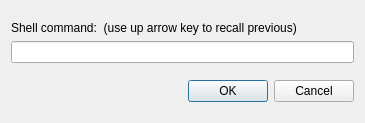
<?xml version="1.0" encoding="UTF-8"?>
<ui version="4.0">
 <class>DialogFilter</class>
 <widget class="QDialog" name="DialogFilter">
  <property name="geometry">
   <rect>
    <x>0</x>
    <y>0</y>
    <width>365</width>
    <height>123</height>
   </rect>
  </property>
  <property name="windowTitle">
   <string>Filter Selection</string>
  </property>
  <layout class="QVBoxLayout" name="verticalLayout">
   <item>
    <spacer name="verticalSpacer">
     <property name="orientation">
      <enum>Qt::Vertical</enum>
     </property>
     <property name="sizeHint" stdset="0">
      <size>
       <width>20</width>
       <height>9</height>
      </size>
     </property>
    </spacer>
   </item>
   <item>
    <widget class="QLabel" name="label">
     <property name="text">
      <string>Shell command:  (use up arrow key to recall previous)</string>
     </property>
    </widget>
   </item>
   <item>
    <widget class="QLineEdit" name="textFilter">
     <property name="clearButtonEnabled">
      <bool>true</bool>
     </property>
    </widget>
   </item>
   <item>
    <spacer name="verticalSpacer_2">
     <property name="orientation">
      <enum>Qt::Vertical</enum>
     </property>
     <property name="sizeHint" stdset="0">
      <size>
       <width>20</width>
       <height>8</height>
      </size>
     </property>
    </spacer>
   </item>
   <item>
    <widget class="QDialogButtonBox" name="buttonBox">
     <property name="standardButtons">
      <set>QDialogButtonBox::Cancel|QDialogButtonBox::Ok</set>
     </property>
    </widget>
   </item>
   <item>
    <spacer name="verticalSpacer_3">
     <property name="orientation">
      <enum>Qt::Vertical</enum>
     </property>
     <property name="sizeHint" stdset="0">
      <size>
       <width>20</width>
       <height>9</height>
      </size>
     </property>
    </spacer>
   </item>
  </layout>
 </widget>
 <tabstops>
  <tabstop>textFilter</tabstop>
 </tabstops>
 <resources/>
 <connections>
  <connection>
   <sender>buttonBox</sender>
   <signal>accepted()</signal>
   <receiver>DialogFilter</receiver>
   <slot>accept()</slot>
   <hints>
    <hint type="sourcelabel">
     <x>227</x>
     <y>112</y>
    </hint>
    <hint type="destinationlabel">
     <x>163</x>
     <y>92</y>
    </hint>
   </hints>
  </connection>
  <connection>
   <sender>buttonBox</sender>
   <signal>rejected()</signal>
   <receiver>DialogFilter</receiver>
   <slot>reject()</slot>
   <hints>
    <hint type="sourcelabel">
     <x>333</x>
     <y>112</y>
    </hint>
    <hint type="destinationlabel">
     <x>329</x>
     <y>92</y>
    </hint>
   </hints>
  </connection>
  <connection>
   <sender>textFilter</sender>
   <signal>returnPressed()</signal>
   <receiver>DialogFilter</receiver>
   <slot>accept()</slot>
   <hints>
    <hint type="sourcelabel">
     <x>181</x>
     <y>55</y>
    </hint>
    <hint type="destinationlabel">
     <x>35</x>
     <y>73</y>
    </hint>
   </hints>
  </connection>
 </connections>
</ui>
